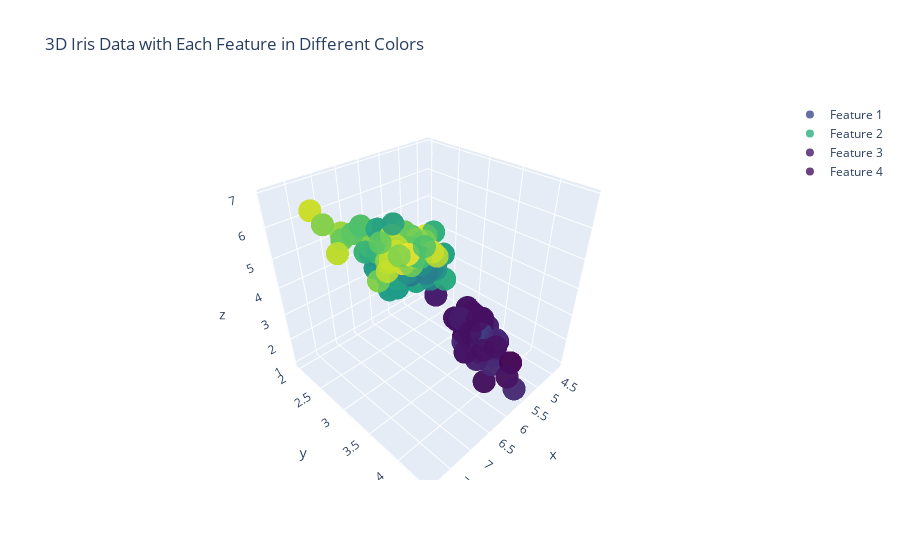

Notebook source saved alongside this figure:
### Code cell
import plotly.graph_objects as go
from sklearn.datasets import load_iris

# Load the Iris dataset
iris = load_iris()
X = iris.data
y = iris.target

# Create a 3D scatter plot
fig = go.Figure()

# Scatter plot of Iris data with each feature in different colors
for feature_index in range(X.shape[1]):
    fig.add_trace(go.Scatter3d(
        x=X[:, 0],
        y=X[:, 1],
        z=X[:, 2],
        mode='markers',
        marker=dict(
            size=8,
            color=X[:, feature_index],
            colorscale='Viridis',  # You can choose a different colorscale
            opacity=0.8
        ),
        name=f'Feature {feature_index + 1}'
    ))

# Set layout
fig.update_layout(scene=dict(aspectmode="cube"))
fig.update_layout(title='3D Iris Data with Each Feature in Different Colors')

# Show the plot
fig.show()

### Figure 1 — Plotly figure (JSON) as saved in the notebook; plotly's stock layout.template omitted (floating-point values rounded to 4 significant figures; data arrays with more than 128 entries replaced by an {"elided": "..."} marker saying what was removed)
{"data": [{"marker": {"color": {"elided": "150 float values"}, "colorscale": [[0, "#440154"], [0.1111, "#482878"], [0.2222, "#3e4989"], [0.3333, "#31688e"], [0.4444, "#26828e"], [0.5556, "#1f9e89"], [0.6667, "#35b779"], [0.7778, "#6ece58"], [0.8889, "#b5de2b"], [1, "#fde725"]], "opacity": 0.8, "size": 8}, "mode": "markers", "name": "Feature 1", "type": "scatter3d", "x": {"elided": "150 float values"}, "y": {"elided": "150 float values"}, "z": {"elided": "150 float values"}}, {"marker": {"color": {"elided": "150 float values"}, "colorscale": [[0, "#440154"], [0.1111, "#482878"], [0.2222, "#3e4989"], [0.3333, "#31688e"], [0.4444, "#26828e"], [0.5556, "#1f9e89"], [0.6667, "#35b779"], [0.7778, "#6ece58"], [0.8889, "#b5de2b"], [1, "#fde725"]], "opacity": 0.8, "size": 8}, "mode": "markers", "name": "Feature 2", "type": "scatter3d", "x": {"elided": "150 float values"}, "y": {"elided": "150 float values"}, "z": {"elided": "150 float values"}}, {"marker": {"color": {"elided": "150 float values"}, "colorscale": [[0, "#440154"], [0.1111, "#482878"], [0.2222, "#3e4989"], [0.3333, "#31688e"], [0.4444, "#26828e"], [0.5556, "#1f9e89"], [0.6667, "#35b779"], [0.7778, "#6ece58"], [0.8889, "#b5de2b"], [1, "#fde725"]], "opacity": 0.8, "size": 8}, "mode": "markers", "name": "Feature 3", "type": "scatter3d", "x": {"elided": "150 float values"}, "y": {"elided": "150 float values"}, "z": {"elided": "150 float values"}}, {"marker": {"color": {"elided": "150 float values"}, "colorscale": [[0, "#440154"], [0.1111, "#482878"], [0.2222, "#3e4989"], [0.3333, "#31688e"], [0.4444, "#26828e"], [0.5556, "#1f9e89"], [0.6667, "#35b779"], [0.7778, "#6ece58"], [0.8889, "#b5de2b"], [1, "#fde725"]], "opacity": 0.8, "size": 8}, "mode": "markers", "name": "Feature 4", "type": "scatter3d", "x": {"elided": "150 float values"}, "y": {"elided": "150 float values"}, "z": {"elided": "150 float values"}}], "layout": {"scene": {"aspectmode": "cube"}, "title": {"text": "3D Iris Data with Each Feature in Different Colors"}}}
